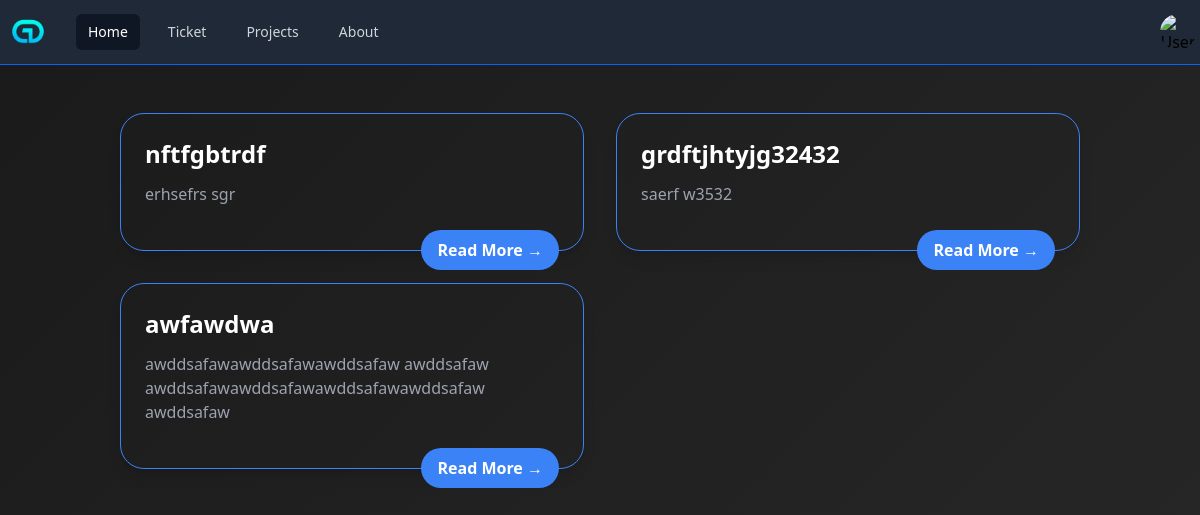
/, run on an earlier commit of the app's database.
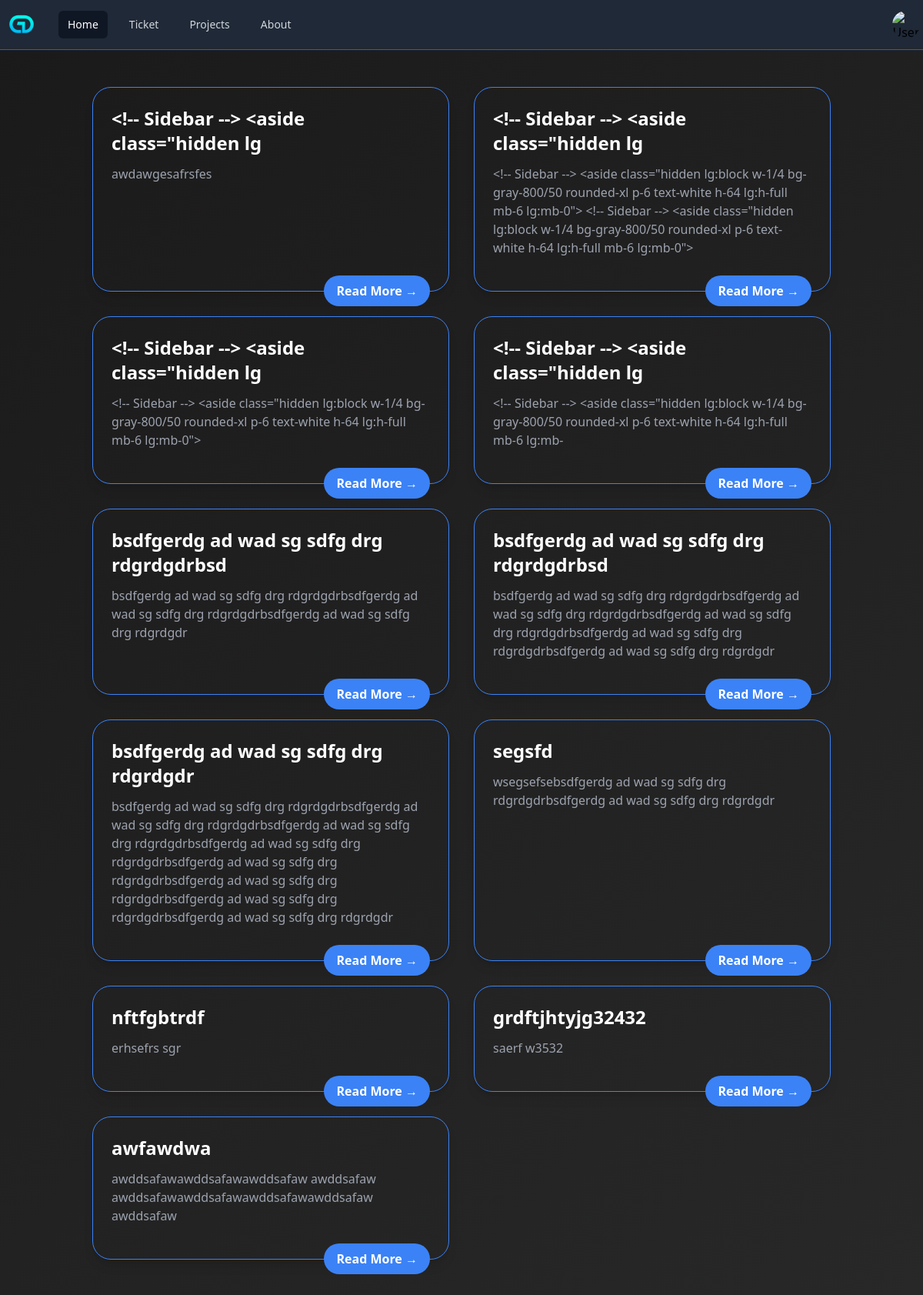
And on a later commit of the database.
### Homepage/models.py (models this page shows, shortened)
class PostsModel(models.Model):
    Author = models.CharField(max_length=30)
    Title = models.CharField(max_length=40)
    Summary = models.TextField(default='')
    Date = models.DateField(auto_now_add=True)
    Content = models.TextField()
    JustDate = models.DateTimeField(auto_now_add=True)

### Homepage/views.py (the view)
# urls.py: path('', include('Homepage.urls')),
class Homepage(ListView):
    model = PostsModel
    template_name = 'home.html'
    context_object_name = 'posts'
    ordering = ['-JustDate']

### Homepage/templates/home.html (shortened to what this page needs)
{% extends "Base.html" %}
{% load static %}
{% block head %}{% include "Navbar.html" %}{% endblock head %}
{% block body %}
<div class="max-w-5xl mx-auto py-12 px-4 sm:px-6 lg:px-8">
  {% if posts %}
    <div id="PostDiv" class="grid md:grid-cols-2 gap-8 ">
      {% for post in posts %}
        <div class="relative border border-blue-500 bg-gradient-to-br from-white-100 to-gray-50 rounded-3xl shadow-lg p-6 flex flex-col hover:-translate-y-[0.7px] duration-300">
        <h2 class="text-2xl font-bold mb-3 text-white">{{ post.Title }}</h2>
        <p class="text-gray-400 mb-5 font-">{{ post.Summary|default:"No summary available." }}</p>
        <a href="post/{{ post.id }}"
          class="absolute right-6 bottom-[0.08px] translate-y-1/2 text-white bg-blue-500 hover:bg-blue-600 font-semibold py-2 px-4 rounded-full transition-colors duration-200">
          Read More →
        </a>
        </div>
      {% endfor %}
    </div>
  {% else %}
    <p class="text-center text-gray-500 text-lg">No posts available at the moment.</p>
  {% endif %}
</div>
{% endblock body %}

### BaseTemplates/Base.html (shortened to what this page needs)
<!DOCTYPE html>
<html lang="en">
<head>
    {% load static %}
    <script src="https://cdn.tailwindcss.com"></script>
    <link href="https://cdn.jsdelivr.net/npm/prismjs@1.30.0/themes/prism-tomorrow.css" rel="stylesheet" />
    <link rel="stylesheet" href="https://cdn.jsdelivr.net/npm/bootstrap-icons@1.11.1/font/bootstrap-icons.css">
    {% block head %}
    {% endblock head %}
</head>
<body>
    {% block body %}
    {% endblock body %}
</body>
</html>

### BaseTemplates/Navbar.html (shortened to what this page needs)
{% load static %}
<nav class="bg-gray-800 relative border-b-[1px] border-b-[rgb(0,102,255)] select-none z-50">
  <div class="max-w-7xl mx-auto px-2 sm:px-6 lg:px-1">
    <div class="relative flex h-16 items-center justify-between">
      <div class="flex-1 flex items-center justify-center sm:justify-start">
        <div class="flex-shrink-0">
          <img id="SiteLogo" class="h-12 w-auto" src="{% static 'image/LogoIMG.png' %}" alt="Logo">
        </div>
        <div class="hidden sm:flex sm:ml-6 space-x-4">
          <a id="LinksTop" href="/" class="text-white bg-gray-950/50 px-3 py-2 rounded-md text-sm font-medium">Home</a>
          <a id="LinksTop" href="/ticket" class="text-gray-300 hover:text-white hover:bg-white/5 px-3 py-2 rounded-md text-sm font-medium">Ticket</a>
          <a id="LinksTop" href="#" class="text-gray-300 hover:text-white hover:bg-white/5 px-3 py-2 rounded-md text-sm font-medium">Projects</a>
          <a id="LinksTop" href="#" class="text-gray-300 hover:text-white hover:bg-white/5 px-3 py-2 rounded-md text-sm font-medium">About</a>
        </div>
      </div>
      <div class="absolute inset-y-0 right-0 flex items-center pr-2 sm:static sm:inset-auto sm:ml-6 sm:pr-0">
        <div class="relative">
          <button id="profile-button" class="flex rounded-full focus:outline-none focus:ring-2 focus:ring-offset-2 focus:ring-indigo-500">
            <img id="AvatarLogo" class="h-9 w-9 rounded-full" src="{% static 'image/Avatar.png' %}" alt="User">
          </button>
        </div>
      </div>
    </div>
  </div>
</nav>

What changed in the data, as far as the page shows it:
added PostsModel: Title "<!-- Sidebar --> <aside class=\"hidden lg", Summary "awdawgesafrsfes"
added PostsModel: Title "<!-- Sidebar --> <aside class=\"hidden lg", Summary "<!-- Sidebar --> <aside class=\"hidden lg:block w-1/4 bg-gray-800/50 rounded-xl p-6 text-white h-64 lg:h-full mb-6 lg:mb-0\"> <!-- Sidebar --> <aside class=\"hidden lg:block w-1/4 bg-gray-800/50 rounded-xl p-6 text-white h-64 lg:h-full mb-6 lg:mb-0\">"
added PostsModel: Title "<!-- Sidebar --> <aside class=\"hidden lg", Summary "<!-- Sidebar --> <aside class=\"hidden lg:block w-1/4 bg-gray-800/50 rounded-xl p-6 text-white h-64 lg:h-full mb-6 lg:mb-0\">"
added PostsModel: Title "<!-- Sidebar --> <aside class=\"hidden lg", Summary "<!-- Sidebar --> <aside class=\"hidden lg:block w-1/4 bg-gray-800/50 rounded-xl p-6 text-white h-64 lg:h-full mb-6 lg:mb-"
added PostsModel: Title "bsdfgerdg ad wad sg sdfg drg rdgrdgdrbsd", Summary "bsdfgerdg ad wad sg sdfg drg rdgrdgdrbsdfgerdg ad wad sg sdfg drg rdgrdgdrbsdfgerdg ad wad sg sdfg drg rdgrdgdr"
added PostsModel: Title "bsdfgerdg ad wad sg sdfg drg rdgrdgdrbsd", Summary "bsdfgerdg ad wad sg sdfg drg rdgrdgdrbsdfgerdg ad wad sg sdfg drg rdgrdgdrbsdfgerdg ad wad sg sdfg drg rdgrdgdrbsdfgerdg ad wad sg sdfg drg rdgrdgdrbsdfgerdg ad wad sg sdfg drg rdgrdgdr"
added PostsModel: Title "bsdfgerdg ad wad sg sdfg drg rdgrdgdr", Summary "bsdfgerdg ad wad sg sdfg drg rdgrdgdrbsdfgerdg ad wad sg sdfg drg rdgrdgdrbsdfgerdg ad wad sg sdfg drg rdgrdgdrbsdfgerdg ad wad sg sdfg drg rdgrdgdrbsdfgerdg ad wad sg sdfg drg rdgrdgdrbsdfgerdg ad wad sg sdfg drg rdgrdgdrbsdfgerdg ad wad sg sdfg drg rdgrdgdrbsdfgerdg ad wad sg sdfg drg rdgrdgdr"
added PostsModel: Title "segsfd", Summary "wsegsefsebsdfgerdg ad wad sg sdfg drg rdgrdgdrbsdfgerdg ad wad sg sdfg drg rdgrdgdr"
